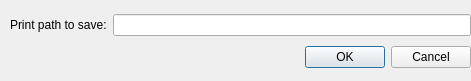
<?xml version="1.0" encoding="UTF-8"?>
<ui version="4.0">
 <class>SaveFile</class>
 <widget class="QDialog" name="SaveFile">
  <property name="geometry">
   <rect>
    <x>0</x>
    <y>0</y>
    <width>471</width>
    <height>81</height>
   </rect>
  </property>
  <property name="windowTitle">
   <string>Dialog</string>
  </property>
  <widget class="QWidget" name="">
   <property name="geometry">
    <rect>
     <x>10</x>
     <y>10</y>
     <width>461</width>
     <height>64</height>
    </rect>
   </property>
   <layout class="QGridLayout" name="gridLayout">
    <item row="0" column="0">
     <layout class="QHBoxLayout" name="horizontalLayout">
      <item>
       <widget class="QLabel" name="label">
        <property name="text">
         <string>Print path to save:</string>
        </property>
       </widget>
      </item>
      <item>
       <widget class="QLineEdit" name="lineEdit"/>
      </item>
     </layout>
    </item>
    <item row="1" column="0">
     <widget class="QDialogButtonBox" name="buttonBox">
      <property name="orientation">
       <enum>Qt::Horizontal</enum>
      </property>
      <property name="standardButtons">
       <set>QDialogButtonBox::Cancel|QDialogButtonBox::Ok</set>
      </property>
     </widget>
    </item>
   </layout>
  </widget>
  <zorder>buttonBox</zorder>
  <zorder>label</zorder>
  <zorder>lineEdit</zorder>
  <zorder>pushButton_2</zorder>
 </widget>
 <resources/>
 <connections>
  <connection>
   <sender>buttonBox</sender>
   <signal>accepted()</signal>
   <receiver>SaveFile</receiver>
   <slot>accept()</slot>
   <hints>
    <hint type="sourcelabel">
     <x>248</x>
     <y>254</y>
    </hint>
    <hint type="destinationlabel">
     <x>157</x>
     <y>274</y>
    </hint>
   </hints>
  </connection>
  <connection>
   <sender>buttonBox</sender>
   <signal>rejected()</signal>
   <receiver>SaveFile</receiver>
   <slot>reject()</slot>
   <hints>
    <hint type="sourcelabel">
     <x>316</x>
     <y>260</y>
    </hint>
    <hint type="destinationlabel">
     <x>286</x>
     <y>274</y>
    </hint>
   </hints>
  </connection>
 </connections>
</ui>
